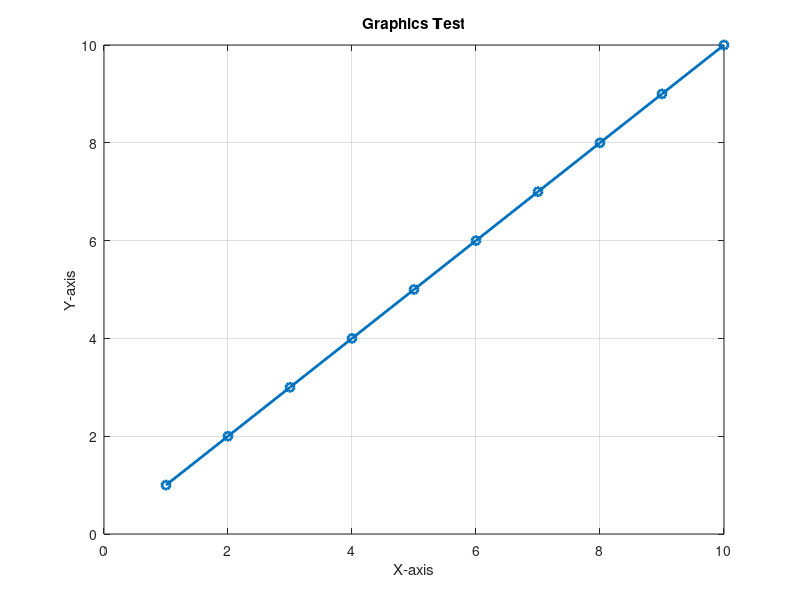

Source code (MATLAB):
% graphics_test.m - Check MATLAB Graphics Setup and Renderer

clc;
disp('MATLAB Graphics and Renderer Test');
disp('----------------------------------');

try
    % Create a simple figure
    figure('Name', 'Graphics Test Figure');
    plot(1:10, '-o', 'LineWidth', 2);
    title('Graphics Test');
    xlabel('X-axis');
    ylabel('Y-axis');
    grid on;
    disp('1. Plot created successfully.');
catch ME
    disp('Error creating a plot:');
    disp(ME.message);
    return;
end

try
    % Check the renderer info
    info = rendererinfo(gca);
    disp('2. Renderer Information:');
    disp(info);
catch ME
    disp('Error retrieving renderer info:');
    disp(ME.message);
end

try
    % Check OpenGL support
    disp('3. OpenGL Information:');
    opengl_info = opengl('info');
    disp(opengl_info);
catch ME
    disp('Error retrieving OpenGL info:');
    disp(ME.message);
end

try
    % Test hardware vs. software rendering
    disp('4. Testing Renderer Modes:');
    disp('   Switching to Software OpenGL...');
    opengl software;
    figure('Name', 'Software OpenGL Test');
    plot(1:10, '-o', 'LineWidth', 2);
    title('Software OpenGL Test');
    disp('   Software OpenGL works.');

    disp('   Switching to Hardware OpenGL...');
    opengl hardware;
    figure('Name', 'Hardware OpenGL Test');
    plot(1:10, '-o', 'LineWidth', 2);
    title('Hardware OpenGL Test');
    disp('   Hardware OpenGL works.');

catch ME
    disp('Error during renderer mode tests:');
    disp(ME.message);
end

disp('----------------------------------');
disp('Graphics test completed.');
